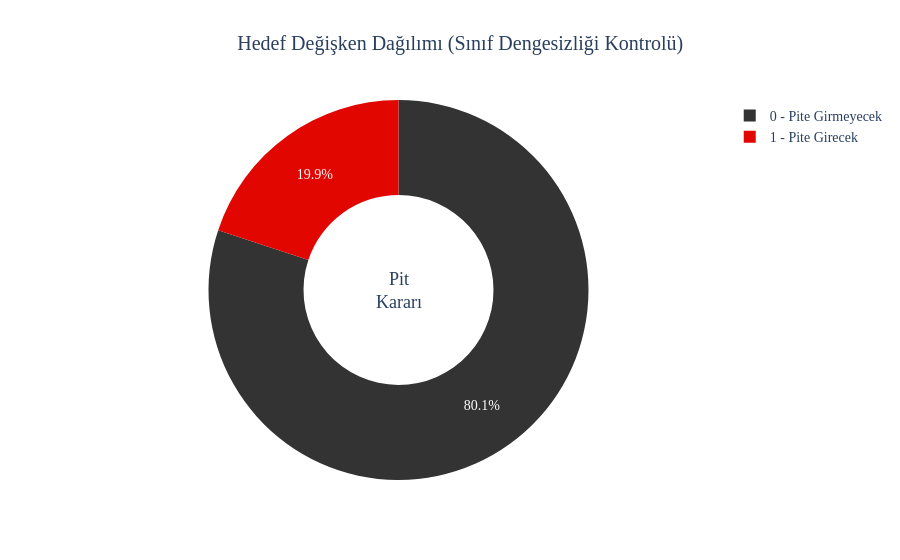

The notebook cell saved with this chart:
### Code cell
target_counts = train_df['PitNextLap'].value_counts().reset_index()
target_counts.columns = ['PitNextLap', 'Count']
target_counts['PitNextLap'] = target_counts['PitNextLap'].map({0.0: '0 - Pite Girmeyecek', 1.0: '1 - Pite Girecek'})

fig_target = px.pie(
    target_counts, 
    names='PitNextLap', 
    values='Count', 
    hole=0.5,
    title='🏁 Hedef Değişken Dağılımı (Sınıf Dengesizliği Kontrolü)',
    color='PitNextLap',
    color_discrete_map={'0 - Pite Girmeyecek': '#333333', '1 - Pite Girecek': '#e10600'}
)

fig_target.update_layout(
    font=dict(family="Trebuchet MS", size=14),
    title_x=0.5,
    annotations=[dict(text='Pit<br>Kararı', x=0.5, y=0.5, font_size=18, showarrow=False)]
)

fig_target.show()

### Figure 1 — Plotly figure (JSON) as saved in the notebook; plotly's stock layout.template omitted (floating-point values rounded to 4 significant figures)
{"data": [{"customdata": [["0 - Pite Girmeyecek"], ["1 - Pite Girecek"]], "domain": {"x": [0, 1], "y": [0, 1]}, "hole": 0.5, "hovertemplate": "PitNextLap=%{customdata[0]}<br>Count=%{value}<extra></extra>", "labels": ["0 - Pite Girmeyecek", "1 - Pite Girecek"], "legendgroup": "", "marker": {"colors": ["#333333", "#e10600"]}, "name": "", "showlegend": true, "type": "pie", "values": [351759, 87381]}], "layout": {"annotations": [{"font": {"size": 18}, "showarrow": false, "text": "Pit<br>Kararı", "x": 0.5, "y": 0.5}], "font": {"family": "Trebuchet MS", "size": 14}, "legend": {"tracegroupgap": 0}, "title": {"text": "🏁 Hedef Değişken Dağılımı (Sınıf Dengesizliği Kontrolü)", "x": 0.5}}}
